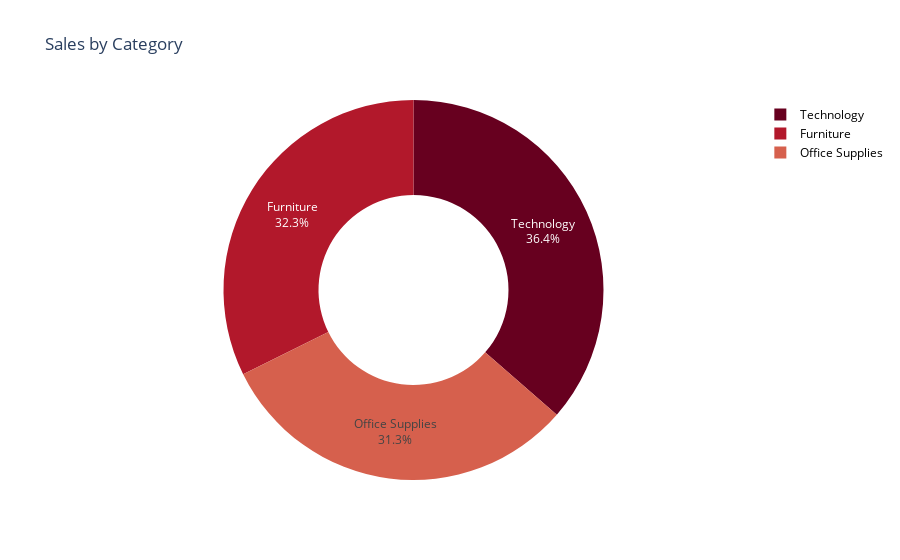

Here is the notebook cell this chart was saved with:
### Code cell
fig = px.pie(sales_by_category,
              values='Sales',
              names='Category',
              hole=0.5,
              title='Sales by Category',
             color_discrete_sequence=px.colors.sequential.RdBu
              )
fig.update_traces(textposition='inside',
                  textinfo='percent+label')
fig.update_layout(paper_bgcolor='white', legend=dict(
                      font=dict(color='black', size=12),
                  ))
fig.show()

### Figure 1 — Plotly figure (JSON) as saved in the notebook; plotly's stock layout.template omitted (floating-point values rounded to 4 significant figures)
{"data": [{"domain": {"x": [0.0, 1.0], "y": [0.0, 1.0]}, "hole": 0.5, "hovertemplate": "Category=%{label}<br>Sales=%{value}<extra></extra>", "labels": ["Furniture", "Office Supplies", "Technology"], "legendgroup": "", "name": "", "showlegend": true, "textinfo": "percent+label", "textposition": "inside", "type": "pie", "values": [742000.0, 719000.0, 836200.0]}], "layout": {"legend": {"font": {"color": "black", "size": 12}, "tracegroupgap": 0}, "paper_bgcolor": "white", "piecolorway": ["rgb(103,0,31)", "rgb(178,24,43)", "rgb(214,96,77)", "rgb(244,165,130)", "rgb(253,219,199)", "rgb(247,247,247)", "rgb(209,229,240)", "rgb(146,197,222)", "rgb(67,147,195)", "rgb(33,102,172)", "rgb(5,48,97)"], "title": {"text": "Sales by Category"}}}
